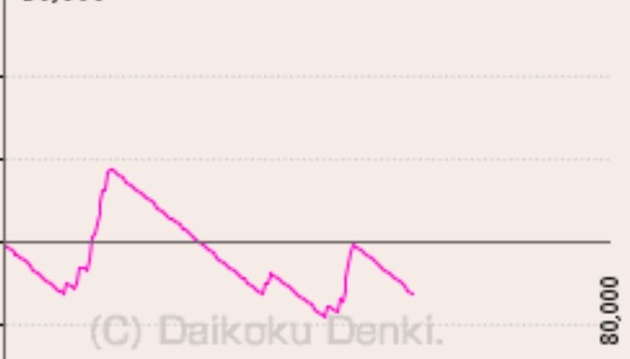
#> input picture graphs/optimal/S__78209130_optimal.png, 630 x 359 px, found by its file name
$ python simple_graph_reader.py
#> lines starting #> are read from the running program, lines starting #| are printed output that depends on the picture; after the words box and inside, x2 and y2 are one past the last pixel; in counts of white or black regions, pixels touching at a corner belong together
#!/usr/bin/env python3
"""
シンプルなグラフ読み込みツール
グラフ画像から基本的な方法で数値を抽出
"""

import cv2
import numpy as np
import matplotlib.pyplot as plt
from PIL import Image
import os

class SimpleGraphReader:
    """シンプルなグラフ読み込みクラス"""

    def __init__(self):
        # グラフの基本パラメータ
        self.graph_width = 911
        self.graph_height = 797
        self.y_min = -30000
        self.y_max = 30000
        self.y_range = self.y_max - self.y_min

        # グラフエリアの境界（おおよその値）
        self.graph_left = 80
        self.graph_right = 890
        self.graph_top = 50
        self.graph_bottom = 720

    def read_graph(self, image_path):
        """グラフ画像を読み込んで基本的な解析を行う"""
#> called with image_path = 'graphs/cropped/S__78209130_optimal.png'
        print(f"\n{'='*60}")
        print(f"画像を読み込み中: {os.path.basename(image_path)}")
        print(f"{'='*60}")

        # 画像を読み込み
        img = cv2.imread(image_path)
#> img is the input picture: shape (359, 630, 3); mean B, G, R 228, 231, 242.1
        if img is None:
            print(f"エラー: 画像を読み込めません: {image_path}")
            return None

        height, width = img.shape[:2]
#> height = 359; width = 630
        print(f"画像サイズ: {width}x{height}")
#| 画像サイズ: 630x359

        # 画像サイズに基づいてグラフ境界を調整
        self.graph_left = int(width * 0.08)
#> self.graph_left = 50
        self.graph_right = min(int(width * 0.95), width - 1)
#> self.graph_right = 598
        self.graph_top = int(height * 0.06)
#> self.graph_top = 21
        self.graph_bottom = int(height * 0.90)
#> self.graph_bottom = 323

        # HSV色空間に変換
        hsv = cv2.cvtColor(img, cv2.COLOR_BGR2HSV)
#> hsv: shape (359, 630, 3); mean H, S, V 15.9, 16.9, 242.1

        # ピンク色の範囲を定義（複数の範囲を試す）
        pink_ranges = [
            # 標準的なピンク
            ((150, 50, 50), (180, 255, 255)),
            # 明るいピンク
            ((150, 30, 100), (180, 255, 255)),
            # 紫がかったピンク
            ((140, 50, 50), (170, 255, 255)),
            # 赤みがかったピンク
            ((170, 50, 50), (180, 255, 255)),
            ((0, 50, 50), (10, 255, 255))
        ]

        # 各色範囲でマスクを作成
        combined_mask = np.zeros((height, width), dtype=np.uint8)
        for lower, upper in pink_ranges:
            mask = cv2.inRange(hsv, np.array(lower), np.array(upper))
            combined_mask = cv2.bitwise_or(combined_mask, mask)
#> this loop made 5 passes
#> pass 1, in read_graph, `mask = cv2.inRange(hsv, np.array(lower), np.array(upper))`:
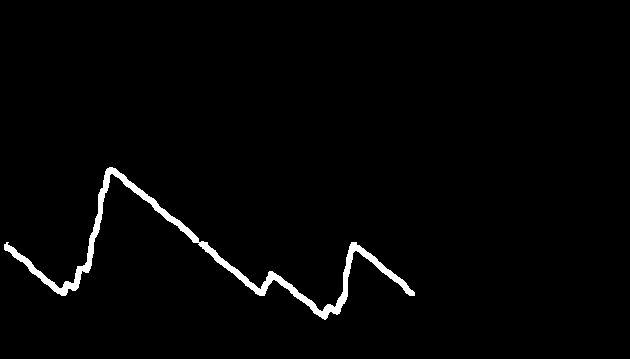
#> mask: shape (359, 630); 1.9% white; 1 white region, box (x1, y1, x2, y2) and area: (4, 167, 415, 320) 4218
#> pass 2, in read_graph, `mask = cv2.inRange(hsv, np.array(lower), np.array(upper))`:
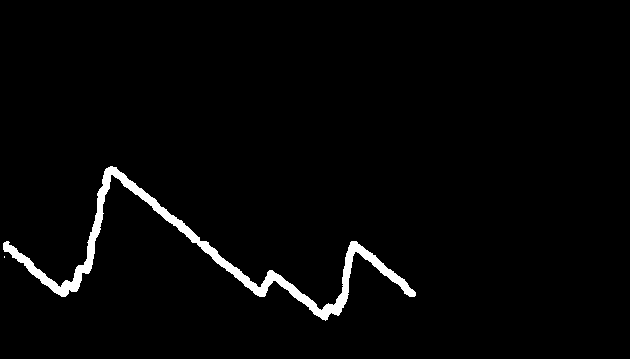
#> mask: shape (359, 630); 2.4% white; 2 white regions (1 under 20 px), largest, box (x1, y1, x2, y2) and area: (3, 166, 416, 321) 5404

        # ノイズ除去
        kernel = np.ones((3, 3), np.uint8)
        mask_cleaned = cv2.morphologyEx(combined_mask, cv2.MORPH_CLOSE, kernel)
#> mask_cleaned: shape (359, 630); 2.4% white; 2 white regions (1 under 20 px), largest, box (x1, y1, x2, y2) and area: (3, 166, 416, 321) 5427
        mask_cleaned = cv2.morphologyEx(mask_cleaned, cv2.MORPH_OPEN, kernel)
#> mask_cleaned: shape (359, 630); 2.4% white; 1 white region, box (x1, y1, x2, y2) and area: (3, 166, 416, 320) 5421

        # グラフデータを抽出（各X座標で最も下のピンクピクセルを探す）
        data_points = []
        for x in range(self.graph_left, self.graph_right):
            column = mask_cleaned[:, x]
            pink_pixels = np.where(column > 0)[0]

            if len(pink_pixels) > 0:
                # 最も下のピンクピクセル（Y座標が大きい）
                y_pixel = pink_pixels[-1]

                # ピクセル座標を実際の値に変換
                y_normalized = (self.graph_bottom - y_pixel) / (self.graph_bottom - self.graph_top)
                y_value = self.y_min + y_normalized * self.y_range

                data_points.append({
                    'x': x,
                    'y_pixel': y_pixel,
                    'y_value': y_value
                })
#> this loop made 548 passes
#> (pink_pixels, y_pixel, y_normalized, y_value) on passes 1 to 8: ([279, 280, 281, 282, 283, 284, 285, 286, 287, 288], 288, 0.116, -23046.4), ([279, 280, 281, 282, 283, 284, 285, 286, 287, 288, 289], 289, 0.113, -23245), ([280, 281, 282, 283, 284, 285, 286, 287, 288, 289, 290], 290, 0.109, -23443.7), ([281, 282, 283, 284, 285, 286, 287, 288, 289, 290, 291], 291, 0.106, -23642.4), ([281, 282, 283, 284, 285, 286, 287, 288, 289, 290, 291, 292], 292, 0.103, -23841.1), ([282, 283, 284, 285, 286, 287, 288, 289, 290, 291, 292], 292, 0.103, -23841.1), ([283, 284, 285, 286, 287, 288, 289, 290, 291, 292, 293], 293, 0.0993, -24039.7), ([284, 285, 286, 287, 288, 289, 290, 291, 292, 293], 293, 0.0993, -24039.7)
#> (y_pixel, y_normalized, y_value) on passes 13 to 18: (296, 0.0894, -24635.8), (296, 0.0894, -24635.8), (296, 0.0894, -24635.8), (296, 0.0894, -24635.8), (295, 0.0927, -24437.1), (294, 0.096, -24238.4)
#> after the loop, data_points = 366 items

        print(f"\n検出されたデータポイント数: {len(data_points)}")
#| 検出されたデータポイント数: 366

        if len(data_points) > 0:
            # 基本統計
            y_values = [p['y_value'] for p in data_points]
#> y_values = 366 values, max -596 at index 61, min -29205.3 at index 272, mean -18139.2
            print(f"\n基本統計:")
            print(f"  最小値: {min(y_values):.0f}")
#|   最小値: -29205
            print(f"  最大値: {max(y_values):.0f}")
#|   最大値: -596
            print(f"  最終値: {y_values[-1]:.0f}")
#|   最終値: -24437
            print(f"  平均値: {np.mean(y_values):.0f}")
#|   平均値: -18139

            # 可視化
            self.visualize_results(img, mask_cleaned, data_points, image_path)

            return {
                'data_points': data_points,
                'min_value': min(y_values),
                'max_value': max(y_values),
                'final_value': y_values[-1],
                'mean_value': np.mean(y_values)
            }
        else:
            print("警告: データポイントが検出されませんでした")
            return None

    def visualize_results(self, img, mask, data_points, image_path):
        """結果を可視化"""
#> called with image_path = 'graphs/cropped/S__78209130_optimal.png'
        fig, axes = plt.subplots(2, 2, figsize=(15, 12))

        # 1. 元画像
        axes[0, 0].imshow(cv2.cvtColor(img, cv2.COLOR_BGR2RGB))
        axes[0, 0].set_title('元画像')
        axes[0, 0].axis('off')

        # 2. マスク画像
        axes[0, 1].imshow(mask, cmap='gray')
        axes[0, 1].set_title('ピンク色検出マスク')
        axes[0, 1].axis('off')

        # 3. 検出されたポイント
        img_with_points = img.copy()
        for point in data_points[::10]:  # 10ポイントごとに表示
            cv2.circle(img_with_points, (point['x'], point['y_pixel']), 2, (0, 255, 0), -1)
#> this loop made 37 passes
#> point on passes 1 to 12: {'x': 50, 'y_pixel': 288, 'y_value': -23046.4}, {'x': 60, 'y_pixel': 295, 'y_value': -24437.1}, {'x': 70, 'y_pixel': 291, 'y_value': -23642.4}, {'x': 80, 'y_pixel': 282, 'y_value': -21854.3}, {'x': 90, 'y_pixel': 270, 'y_value': -19470.2}, {'x': 100, 'y_pixel': 229, 'y_value': -11324.5}, {'x': 110, 'y_pixel': 181, 'y_value': -1788.1}, {'x': 120, 'y_pixel': 180, 'y_value': -1589.4}, {'x': 130, 'y_pixel': 190, 'y_value': -3576.2}, {'x': 140, 'y_pixel': 197, 'y_value': -4966.9}, {'x': 150, 'y_pixel': 205, 'y_value': -6556.3}, {'x': 160, 'y_pixel': 214, 'y_value': -8344.4}
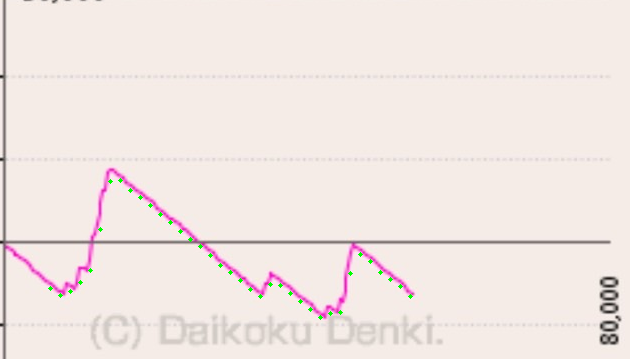
#> img_with_points: shape (359, 630, 3); 0.21% of pixels changed, all inside (x1, y1, x2, y2) = (48, 178, 413, 320)
        axes[1, 0].imshow(cv2.cvtColor(img_with_points, cv2.COLOR_BGR2RGB))
        axes[1, 0].set_title('検出されたデータポイント')
        axes[1, 0].axis('off')

        # 4. 抽出されたグラフ
        x_values = [p['x'] for p in data_points]
#> x_values = 366 values from 50 to 415
        y_values = [p['y_value'] for p in data_points]
        axes[1, 1].plot(x_values, y_values, 'b-', linewidth=2)
        axes[1, 1].set_title('抽出されたデータ')
        axes[1, 1].set_xlabel('X座標')
        axes[1, 1].set_ylabel('値')
        axes[1, 1].grid(True, alpha=0.3)
        axes[1, 1].axhline(y=0, color='r', linestyle='--', alpha=0.5)

        plt.suptitle(f'シンプルグラフ読み込み結果: {os.path.basename(image_path)}')
        plt.tight_layout()

        # 保存
        output_path = image_path.replace('.png', '_simple_analysis.png')
        plt.savefig(output_path, dpi=150, bbox_inches='tight')
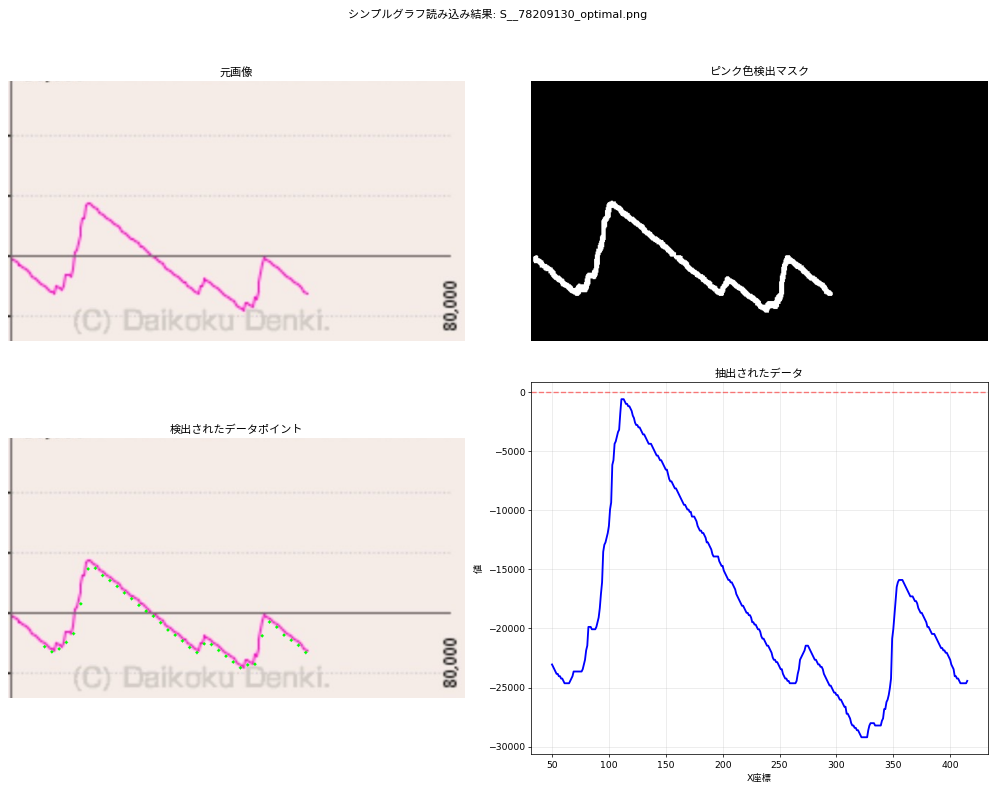
#> figure drawn by matplotlib, 4 panels; panel 4: curve peaks at x = 111, y = -596
        print(f"\n可視化結果を保存: {output_path}")
        plt.close()

def main():
    """メイン処理"""
    reader = SimpleGraphReader()

    # テスト画像のパス
    test_images = [
        "graphs/cropped/S__78209130_optimal.png",
        "graphs/cropped/S__78209132_optimal.png",
        "graphs/cropped/S__78209088_optimal.png"
    ]

    results = {}
    for image_path in test_images:
        if os.path.exists(image_path):
            result = reader.read_graph(image_path)
#> result = 5 items
#> pass 3 of the loop in main, `for image_path in test_images:`:
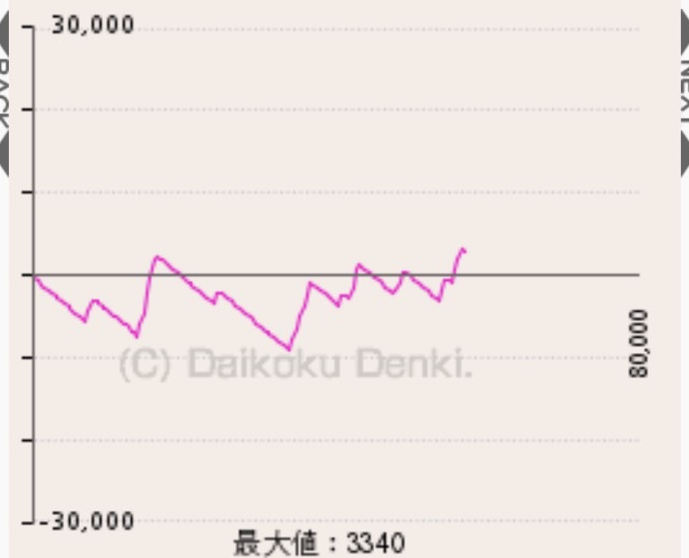
#> input picture graphs/optimal_v2/S__78209088_optimal.png, 689 x 558 px, found by its file name
#> in read_graph, img is the input picture: shape (558, 689, 3); mean B, G, R 227.5, 231.9, 239.8
#| 画像サイズ: 689x558
#> hsv: shape (558, 689, 3); mean H, S, V 17, 14.4, 239.8
#> the loop in read_graph (call 2), `for x in range(self.graph_left, self.graph_right):` made 599 passes
#> (pink_pixels, y_pixel, y_normalized, y_value) on passes 1 to 5: ([291, 292, 293, 294, 295, 296, 297, 298, 299, 300], 300, 0.431, -4157.8), ([292, 293, 294, 295, 296, 297, 298, 299, 300, 301], 301, 0.429, -4285.7), ([292, 293, 294, 295, 296, 297, 298, 299, 300, 301, 302], 302, 0.426, -4413.6), ([293, 294, 295, 296, 297, 298, 299, 300, 301, 302, 303], 303, 0.424, -4541.6), ([295, 296, 297, 298, 299, 300, 301, 302, 303], 303, 0.424, -4541.6)
#> after the loop in read_graph (call 2), `for x in range(self.graph_left, self.graph_right):`: data_points = 413 items
#| 検出されたデータポイント数: 413
#> in read_graph (call 2), `y_values = [p['y_value'] for p in data_points]`: y_values = 413 values, max 1855 at index 412, min -10810.2 at index 232, mean -4535.1
#|   最小値: -10810
#|   最大値: 1855
#|   最終値: 1855
#|   平均値: -4535
#> the loop in visualize_results (call 2), `for point in data_points[::10]:` made 42 passes
#> point on passes 1 to 8: {'x': 55, 'y_pixel': 300, 'y_value': -4157.8}, {'x': 65, 'y_pixel': 308, 'y_value': -5181.2}, {'x': 75, 'y_pixel': 317, 'y_value': -6332.6}, {'x': 85, 'y_pixel': 324, 'y_value': -7228.1}, {'x': 95, 'y_pixel': 305, 'y_value': -4797.4}, {'x': 105, 'y_pixel': 313, 'y_value': -5820.9}, {'x': 115, 'y_pixel': 320, 'y_value': -6716.4}, {'x': 125, 'y_pixel': 327, 'y_value': -7611.9}
#> after the loop in visualize_results (call 2), `for point in data_points[::10]:`:
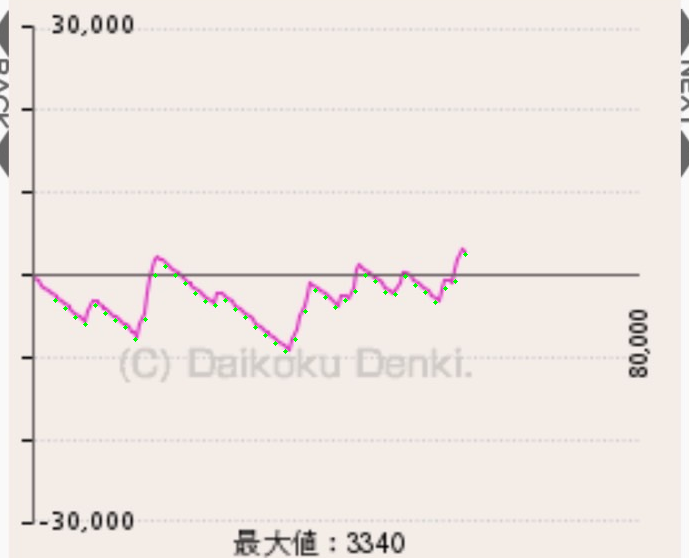
#> img_with_points: shape (558, 689, 3); 0.14% of pixels changed, all inside (x1, y1, x2, y2) = (53, 252, 468, 354)
#> x_values = 413 values from 55 to 467
#> in visualize_results (call 2), `plt.savefig(output_path, dpi=150, bbox_inches='tight')`:
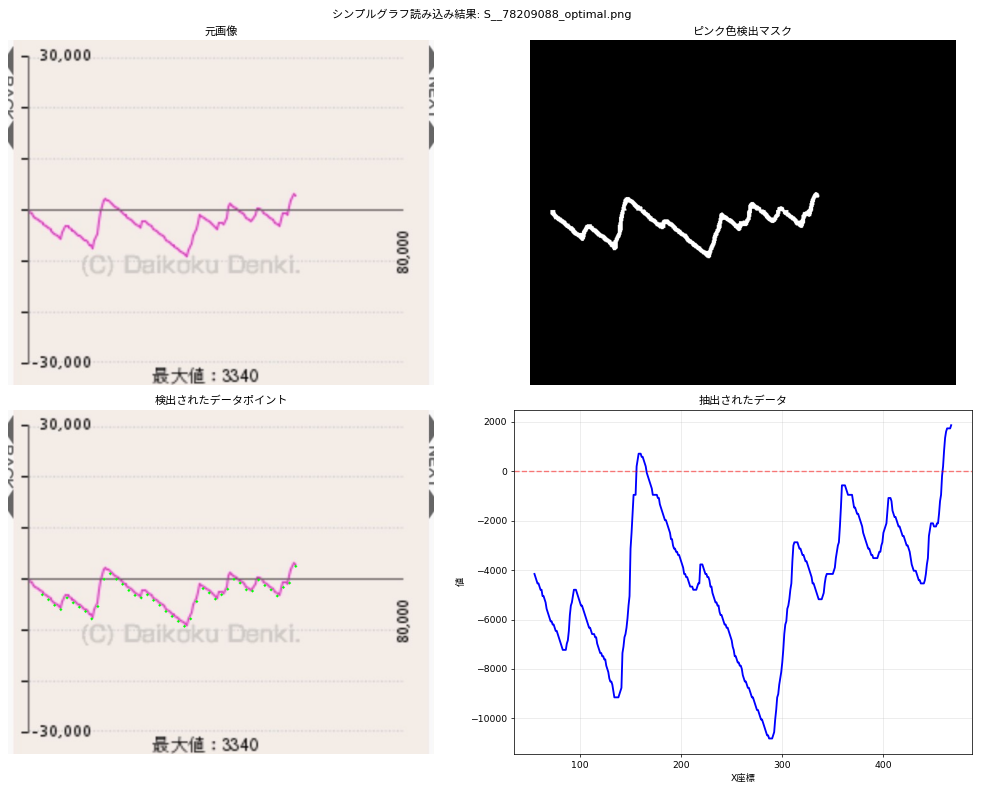
#> figure drawn by matplotlib, 4 panels; panel 4: curve peaks at x = 467, y = 1855
            if result:
                results[os.path.basename(image_path)] = result
        else:
            print(f"警告: ファイルが見つかりません: {image_path}")

    # 結果のサマリー
    print(f"\n{'='*60}")
    print("全体サマリー")
    print(f"{'='*60}")
    for image_name, result in results.items():
        print(f"\n{image_name}:")
        print(f"  最大値: {result['max_value']:.0f}")
        print(f"  最終値: {result['final_value']:.0f}")
        print(f"  データポイント数: {len(result['data_points'])}")
#> this loop made 2 passes
#> image_name on passes 1 to 2: 'S__78209130_optimal.png', 'S__78209088_optimal.png'
#| S__78209130_optimal.png:
#|   最大値: -596
#|   最終値: -24437
#|   データポイント数: 366
#| S__78209088_optimal.png:
#|   最大値: 1855
#|   最終値: 1855
#|   データポイント数: 413

if __name__ == "__main__":
    main()
